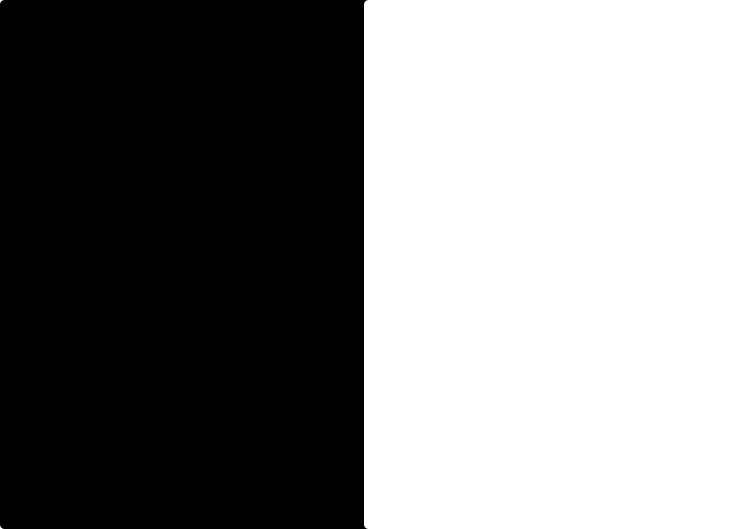
#> input picture image/bit01.jpg, 737 x 529 px
$ python bit_image.py
#> lines starting #> are read from the running program, lines starting #| are printed output that depends on the picture
import cv2

img1 = cv2.imread("../image/bit01.jpg")
#> img1 is the input picture: shape (529, 737, 3); min 0, max 255, mean 129.1
img2 = cv2.imread("../image/bit02.jpg")
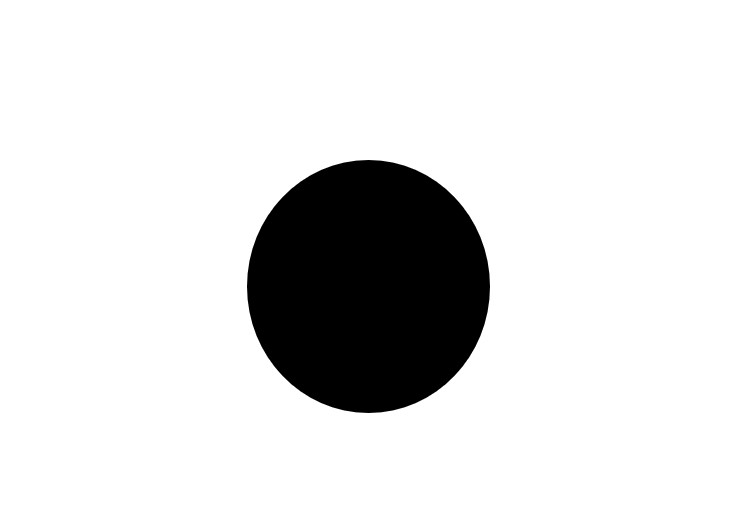
#> input picture image/bit02.jpg, 737 x 529 px
#> img2 is the input picture: shape (529, 737, 3); min 0, max 255, mean 223.5

# 흰색 : 1 / 검정색 : 0
bit_and = cv2.bitwise_and(img1, img2)
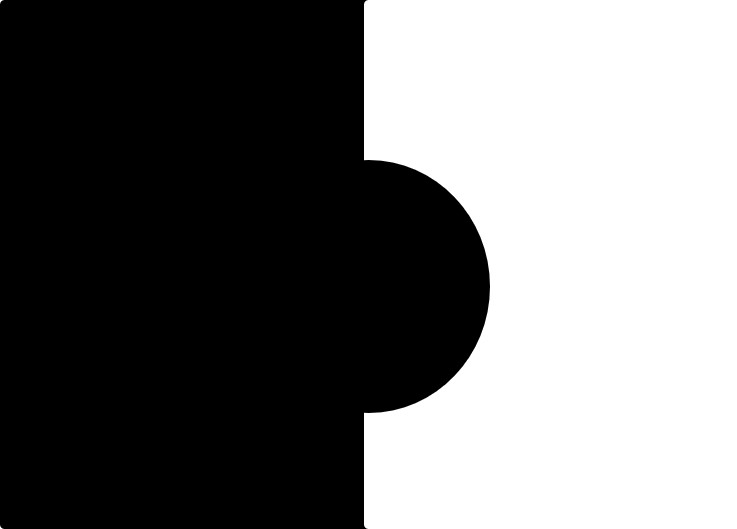
#> bit_and: shape (529, 737, 3); min 0, max 255, mean 112.5
bit_or = cv2.bitwise_or(img1, img2)
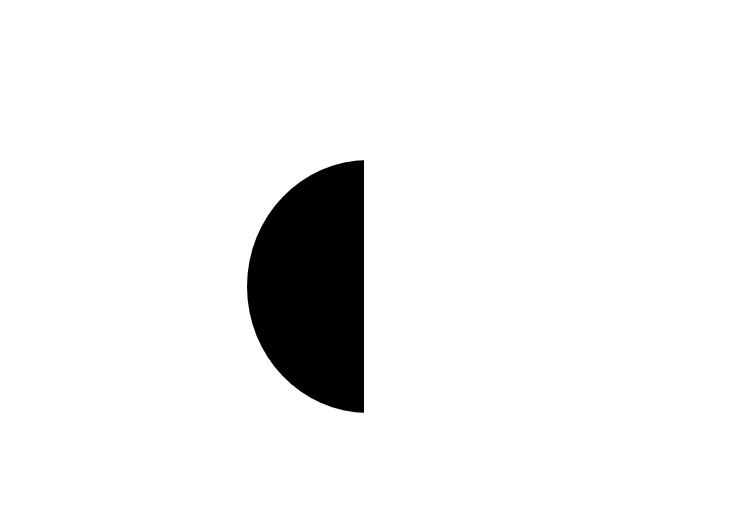
#> bit_or: shape (529, 737, 3); min 0, max 255, mean 240
bit_not = cv2.bitwise_not(img2)
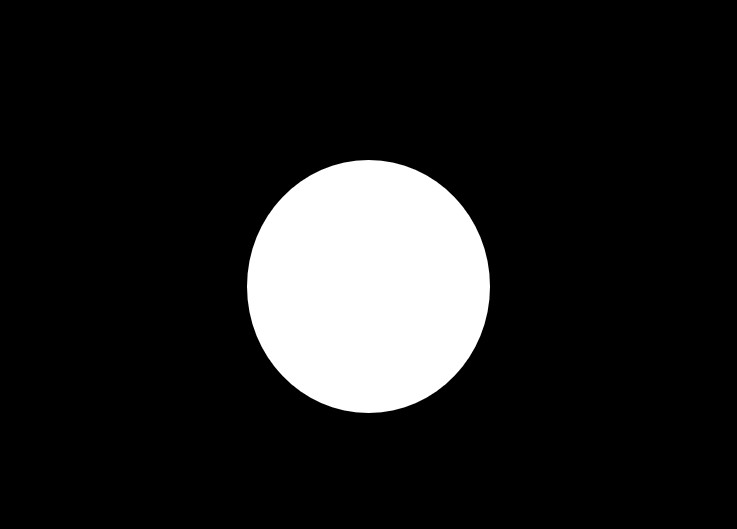
#> bit_not: shape (529, 737, 3); min 0, max 255, mean 31.5
bit_xor = cv2.bitwise_xor(img1, img2)
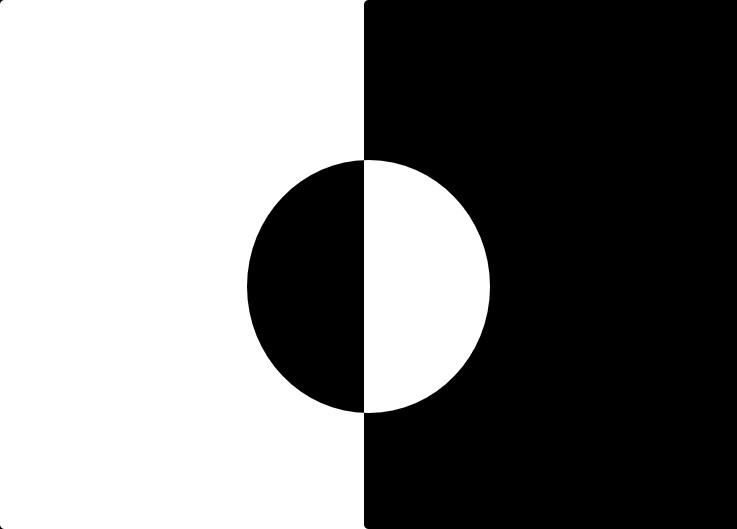
#> bit_xor: shape (529, 737, 3); min 0, max 255, mean 127.4

cv2.imshow('img1', img1)
cv2.imshow('img2', img2)
cv2.imshow('bitwise_and', bit_and)
cv2.imshow('bitwise_or', bit_or)
cv2.imshow('bitwise_not', bit_not)
cv2.imshow('bitwise_xor', bit_xor)

cv2.waitKey()
cv2.destroyAllWindows()
